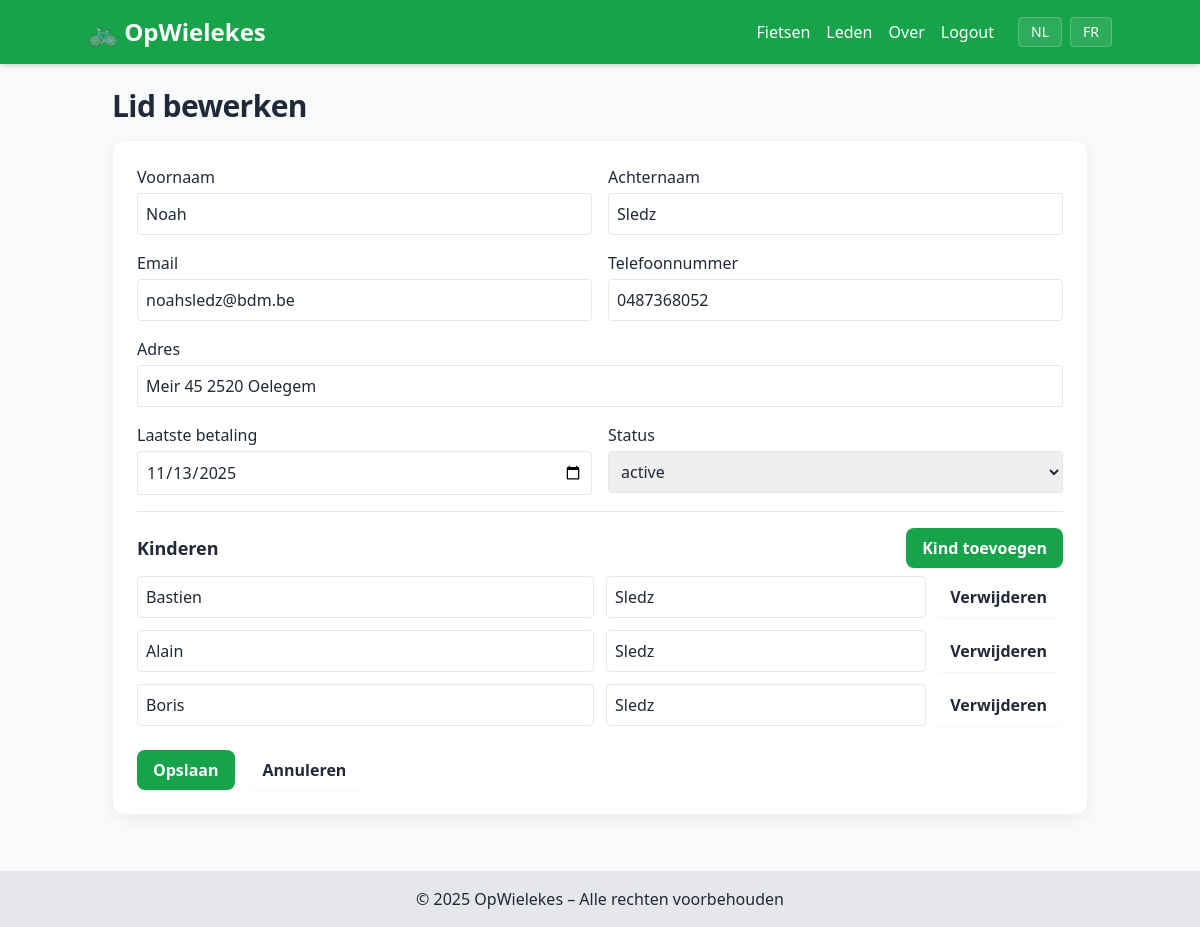
/members/9c779a65-4595-458e-8751-9addcd56c2f1/edit (signed in), run on the app's committed database.
### models.py (models this page shows)
class Member(db.Model):
    __tablename__ = 'member'
    member_id = db.Column(db.String, primary_key=True, default=gen_uuid)
    created_at = db.Column(db.DateTime, default=datetime.utcnow)
    first_name = db.Column(db.String(100), nullable=False)
    last_name = db.Column(db.String(100), nullable=False)
    email = db.Column(db.String(120))
    phone = db.Column(db.String(30))
    address = db.Column(db.String(255))
    last_payment = db.Column(db.Date)
    status = db.Column(db.String(20), default='active')  # active | inactive | paused
    children = db.relationship('Child', backref='member', cascade='all, delete-orphan', lazy=True)

class Child(db.Model):
    __tablename__ = 'child'
    child_id = db.Column(db.String, primary_key=True, default=gen_uuid)
    member_id = db.Column(db.String, db.ForeignKey('member.member_id'), nullable=False)
    first_name = db.Column(db.String(100), nullable=False)
    last_name = db.Column(db.String(100), nullable=False)

### routes.py (the view)
    def wrapper(*args, **kwargs):
        if not session.get('user_id'):
            return redirect(url_for('main.login'))
        return view(*args, **kwargs)

### i18n.py (called while the page is built)
def get_translator(lang: str) -> Callable[[str], str]:
    mapping = TRANSLATIONS.get(lang, {})
    def t(s: str) -> str:
        return mapping.get(s, s)
    return t

### routes.py (called while the page is built, shortened)
def login_required(view):
    def wrapper(*args, **kwargs):
        if not session.get('user_id'):
            return redirect(url_for('main.login'))
        return view(*args, **kwargs)
    wrapper.__name__ = view.__name__
    return wrapper

@main.route('/members/<member_id>/edit', methods=['GET', 'POST'])
@login_required
def members_edit(member_id):
    member = Member.query.get_or_404(member_id)
    return render_template('member_form.html', mode='edit', member=member)

### templates/member_form.html (shortened to what this page needs)
{% extends "base.html" %}
{% block content %}
<h2 class="section-title text-2xl md:text-3xl font-semibold mb-4">{{ 'Nieuw lid' if mode == 'new' else 'Lid bewerken' }}</h2>
<form method="POST" class="card p-6 space-y-4">
  <div class="grid grid-cols-1 md:grid-cols-2 gap-4">
    <div>
      <label class="block mb-1 font-medium">Voornaam</label>
      <input name="first_name" type="text" class="border w-full rounded p-2 focus:outline-none focus:ring-2 focus:ring-green-200" value="{{ member.first_name if member else '' }}" required>
    </div>
    <div>
      <label class="block mb-1 font-medium">Achternaam</label>
      <input name="last_name" type="text" class="border w-full rounded p-2 focus:outline-none focus:ring-2 focus:ring-green-200" value="{{ member.last_name if member else '' }}" required>
    </div>
    <div>
      <label class="block mb-1 font-medium">Email</label>
      <input name="email" type="email" class="border w-full rounded p-2 focus:outline-none focus:ring-2 focus:ring-green-200" value="{{ member.email if member else '' }}">
    </div>
    <div>
      <label class="block mb-1 font-medium">Telefoonnummer</label>
      <input name="phone" type="text" class="border w-full rounded p-2 focus:outline-none focus:ring-2 focus:ring-green-200" value="{{ member.phone if member else '' }}">
    </div>
    <div class="md:col-span-2">
      <label class="block mb-1 font-medium">Adres</label>
      <input name="address" type="text" class="border w-full rounded p-2 focus:outline-none focus:ring-2 focus:ring-green-200" value="{{ member.address if member else '' }}">
    </div>
    <div>
      <label class="block mb-1 font-medium">Laatste betaling</label>
      <input name="last_payment" type="date" class="border w-full rounded p-2 focus:outline-none focus:ring-2 focus:ring-green-200" value="{{ member.last_payment.strftime('%Y-%m-%d') if member and member.last_payment else '' }}">
    </div>
    <div>
      <label class="block mb-1 font-medium">Status</label>
      <select name="status" class="border w-full rounded p-2 focus:outline-none focus:ring-2 focus:ring-green-200">
        {% set st = (member.status if member else 'active') %}
        <option value="active" {{ 'selected' if st=='active' else '' }}>active</option>
      </select>
    </div>
  </div>
  <div class="pt-4 border-t">
    <div class="flex items-center justify-between mb-2">
      <h3 class="text-lg font-semibold">Kinderen</h3>
      <button type="button" id="add-child" class="btn btn-primary">Kind toevoegen</button>
    </div>
  <div id="children-list" class="space-y-3">
      {% if member and member.children %}
        {% for c in member.children %}
        <div class="grid grid-cols-1 md:grid-cols-2 gap-3 items-center">
          <input name="child_first_name[]" placeholder="Voornaam" class="border w-full rounded p-2 focus:outline-none focus:ring-2 focus:ring-green-200" value="{{ c.first_name }}">
          <div class="flex gap-2">
            <input name="child_last_name[]" placeholder="Achternaam" class="flex-1 border rounded p-2 focus:outline-none focus:ring-2 focus:ring-green-200" value="{{ c.last_name }}">
            <button type="button" class="btn remove-child">Verwijderen</button>
          </div>
        </div>
        {% endfor %}
      {% endif %}
    </div>
  </div>
  <div class="flex items-center gap-3 pt-2">
    <button class="btn btn-primary">{{ 'Aanmaken' if mode == 'new' else 'Opslaan' }}</button>
    <a class="btn" href="{{ url_for('main.members_list') }}">Annuleren</a>
  </div>
</form>
{% endblock %}

### static/css/styles.css (style rules this page uses)
:root { --brand: #16a34a; --brand-700: #15803d; --ink: #1f2937; --muted: #6b7280; --ring: rgba(22, 163, 74, 0.25); }
* { -webkit-tap-highlight-color: transparent; }
html { scroll-behavior: smooth; }
body { color: var(--ink); }
.card { background: #fff; border: 1px solid #eef2f7; border-radius: 0.75rem; box-shadow: 0 4px 16px rgba(2, 6, 23, 0.06); overflow: hidden; transition: transform 220ms ease, box-shadow 220ms ease, border-color 220ms ease; }
.btn { display: inline-flex; align-items: center; justify-content: center; gap: 0.5rem; padding: 0.5rem 1rem; border-radius: 0.5rem; font-weight: 600; transition: background-color 180ms ease, color 180ms ease, box-shadow 180ms ease, transform 120ms ease; box-shadow: 0 1px 0 rgba(0,0,0,0.04); }
.btn-primary { color: #fff; background: var(--brand); }
.section-title { letter-spacing: -0.02em; }

### data on the page
Member: first_name "Noah", last_name "Sledz", email "noahsledz@bdm.be", phone "0487368052", address "Meir 45 2520 Oelegem", last_payment "11/13/2025"
Child: first_name "Bastien", last_name "Sledz"
Child: first_name "Alain", last_name "Sledz"
Child: first_name "Boris", last_name "Sledz"

### other printed values
{{ t('Fietsen') }} "Fietsen"
{{ t('Leden') }} "Leden"
{{ t('Over') }} "Over"
{{ t('Logout') }} "Logout"
{{ 'Nieuw lid' if mode == 'new' else 'Lid bewerken' }} "Lid bewerken"
{{ 'Aanmaken' if mode == 'new' else 'Opslaan' }} "Opslaan"
{{ t('© 2025 OpWielekes – Alle rechten voorbehouden') }} "© 2025 OpWielekes – Alle rechten voorbehouden"
